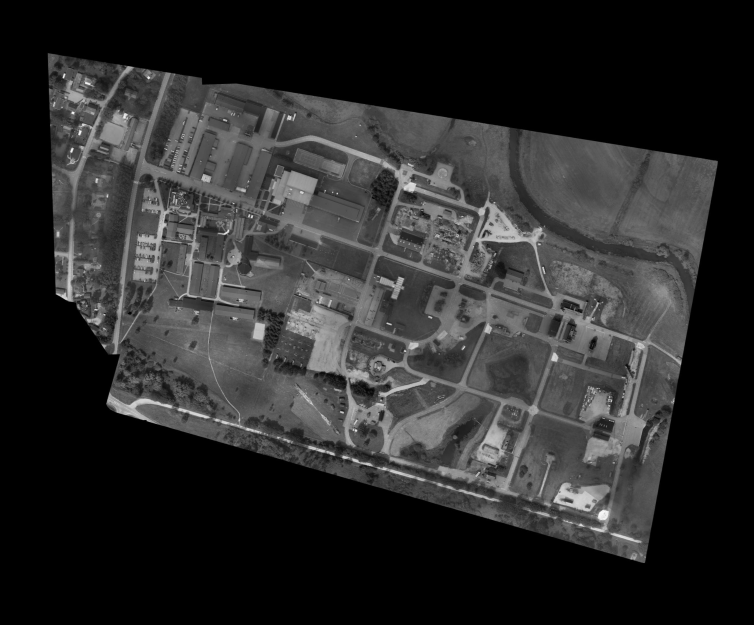
%> input picture PositionEstimation/Images/Dataset_SW/map.jpg, 2260 x 1874 px (shown at 1/3 size)
$ octave --eval "result = createMasseliClassifier(imread('Images/Dataset_SW/map.jpg'));"   (GNU Octave 9; MATLAB toolbox functions it lacks are replaced by stand-ins)
%> lines starting %> are read from the running program, lines starting %| are printed output that depends on the picture
function [modelSvm, modelTree] = createMasseliClassifier(rgbImage)

    plotFigs = 0;

    %% Preprocessing Image
    rgbImage = imresize(rgbImage, 0.25);
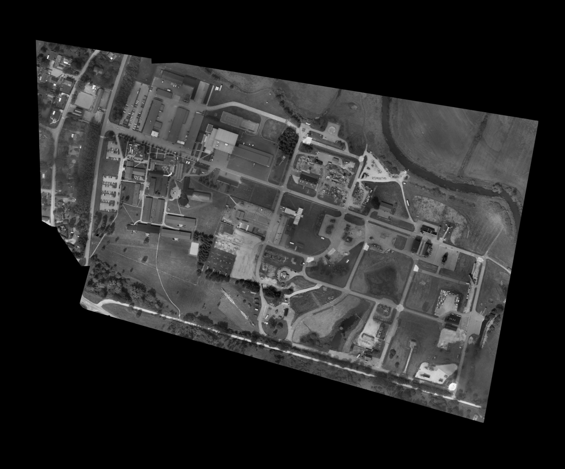
%> rgbImage: size 469x565x3 uint8; min 0, max 251, mean 43.7

    labImage = rgb2lab(rgbImage);
%> labImage: size 469x565x3 double; mean of channels 1, 2, 3 18.4, 0, 0
    L = labImage(:,:,1)/100;
    L = adapthisteq(L);
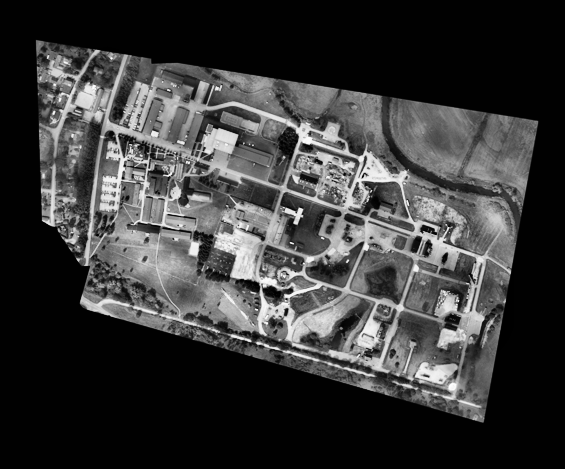
%> L: size 469x565 double; min 0, max 1, mean 0.228
    labImage(:,:,1) = L*100;
%> labImage: size 469x565x3 double; mean of channels 1, 2, 3 22.8, 0, 0
    rgbImage = lab2rgb(labImage);
%> rgbImage: size 469x565x3 double

%> (the run ends here)
